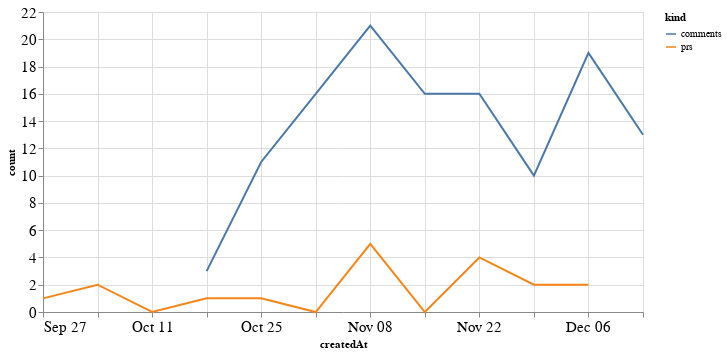

The cell this chart's notebook holds for it:
### Code cell
alt.Chart(total_time, width=600).mark_line().encode(
    x='createdAt',
    y='count',
    color='kind'
)

### Figure 1 — Vega-Lite specification as saved in the notebook (floating-point values rounded to 4 significant figures)
{"config": {"axisLeft": {"labelFontSize": 15}, "axisBottom": {"labelFontSize": 15}}, "data": {"name": "data-148db0401d756b047eaf300a22528589"}, "mark": "line", "encoding": {"color": {"type": "nominal", "field": "kind"}, "x": {"type": "temporal", "field": "createdAt"}, "y": {"type": "quantitative", "field": "count"}}, "width": 600, "$schema": "https://vega.github.io/schema/vega-lite/v4.8.1.json", "datasets": {"data-148db0401d756b047eaf300a22528589": [{"createdAt": "2020-09-27T00:00:00", "kind": "prs", "count": 1.0}, {"createdAt": "2020-10-04T00:00:00", "kind": "prs", "count": 2.0}, {"createdAt": "2020-10-11T00:00:00", "kind": "prs", "count": 0.0}, {"createdAt": "2020-10-18T00:00:00", "kind": "prs", "count": 1.0}, {"createdAt": "2020-10-25T00:00:00", "kind": "prs", "count": 1.0}, {"createdAt": "2020-11-01T00:00:00", "kind": "prs", "count": 0.0}, {"createdAt": "2020-11-08T00:00:00", "kind": "prs", "count": 5.0}, {"createdAt": "2020-11-15T00:00:00", "kind": "prs", "count": 0.0}, {"createdAt": "2020-11-22T00:00:00", "kind": "prs", "count": 4.0}, {"createdAt": "2020-11-29T00:00:00", "kind": "prs", "count": 2.0}, {"createdAt": "2020-12-06T00:00:00", "kind": "prs", "count": 2.0}, {"createdAt": "2020-12-13T00:00:00", "kind": "prs", "count": null}, {"createdAt": "2020-09-27T00:00:00", "kind": "comments", "count": null}, {"createdAt": "2020-10-04T00:00:00", "kind": "comments", "count": null}, {"createdAt": "2020-10-11T00:00:00", "kind": "comments", "count": null}, {"createdAt": "2020-10-18T00:00:00", "kind": "comments", "count": 3.0}, {"createdAt": "2020-10-25T00:00:00", "kind": "comments", "count": 11.0}, {"createdAt": "2020-11-01T00:00:00", "kind": "comments", "count": 16.0}, {"createdAt": "2020-11-08T00:00:00", "kind": "comments", "count": 21.0}, {"createdAt": "2020-11-15T00:00:00", "kind": "comments", "count": 16.0}, {"createdAt": "2020-11-22T00:00:00", "kind": "comments", "count": 16.0}, {"createdAt": "2020-11-29T00:00:00", "kind": "comments", "count": 10.0}, {"createdAt": "2020-12-06T00:00:00", "kind": "comments", "count": 19.0}, {"createdAt": "2020-12-13T00:00:00", "kind": "comments", "count": 13.0}]}}
